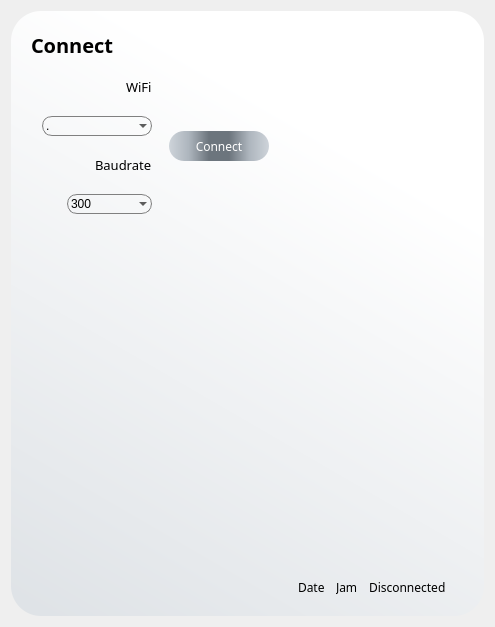
             <widget class="QWidget" name="connect_page">
              <layout class="QHBoxLayout" name="horizontalLayout_49">
               <item>
                <widget class="QFrame" name="frame_83">
                 <property name="styleSheet">
                  <string notr="true">#frame_83{
background-color: qlineargradient(spread:pad, x1:0, y1:1, x2:0.413, y2:0.0908638, stop:0 #dee2e6, stop:1 #ffffff);
border-radius:30px;
}

#frame_84,#frame_85{
background-color:rgba(0,0,0,0);
}</string>
                 </property>
                 <property name="frameShape">
                  <enum>QFrame::StyledPanel</enum>
                 </property>
                 <property name="frameShadow">
                  <enum>QFrame::Raised</enum>
                 </property>
                 <layout class="QHBoxLayout" name="horizontalLayout_50">
                  <item>
                   <widget class="QFrame" name="frame_84">
                    <property name="frameShape">
                     <enum>QFrame::StyledPanel</enum>
                    </property>
                    <property name="frameShadow">
                     <enum>QFrame::Raised</enum>
                    </property>
                    <layout class="QVBoxLayout" name="verticalLayout_45">
                     <property name="bottomMargin">
                      <number>380</number>
                     </property>
                     <item alignment="Qt::AlignTop">
                      <widget class="QFrame" name="frame_86">
                       <property name="styleSheet">
                        <string notr="true">background-color:rgba(0,0,0,0);
</string>
                       </property>
                       <property name="frameShape">
                        <enum>QFrame::StyledPanel</enum>
                       </property>
                       <property name="frameShadow">
                        <enum>QFrame::Raised</enum>
                       </property>
                       <layout class="QHBoxLayout" name="horizontalLayout_51">
                        <property name="spacing">
                         <number>0</number>
                        </property>
                        <property name="leftMargin">
                         <number>0</number>
                        </property>
                        <property name="topMargin">
                         <number>0</number>
                        </property>
                        <property name="rightMargin">
                         <number>0</number>
                        </property>
                        <property name="bottomMargin">
                         <number>0</number>
                        </property>
                        <item>
                         <widget class="QLabel" name="label_34">
                          <property name="font">
                           <font>
                            <family>BankGothic Md BT</family>
                            <pointsize>15</pointsize>
                            <weight>75</weight>
                            <bold>true</bold>
                           </font>
                          </property>
                          <property name="text">
                           <string>Connect</string>
                          </property>
                         </widget>
                        </item>
                       </layout>
                      </widget>
                     </item>
                     <item>
                      <widget class="QFrame" name="frame_87">
                       <property name="sizePolicy">
                        <sizepolicy hsizetype="Preferred" vsizetype="Expanding">
                         <horstretch>0</horstretch>
                         <verstretch>0</verstretch>
                        </sizepolicy>
                       </property>
                       <property name="styleSheet">
                        <string notr="true">background-color:rgba(0,0,0,0);</string>
                       </property>
                       <property name="frameShape">
                        <enum>QFrame::StyledPanel</enum>
                       </property>
                       <property name="frameShadow">
                        <enum>QFrame::Raised</enum>
                       </property>
                       <layout class="QHBoxLayout" name="horizontalLayout_52">
                        <property name="spacing">
                         <number>5</number>
                        </property>
                        <property name="leftMargin">
                         <number>0</number>
                        </property>
                        <property name="topMargin">
                         <number>0</number>
                        </property>
                        <property name="rightMargin">
                         <number>0</number>
                        </property>
                        <property name="bottomMargin">
                         <number>0</number>
                        </property>
                        <item>
                         <widget class="QFrame" name="frame_90">
                          <property name="frameShape">
                           <enum>QFrame::StyledPanel</enum>
                          </property>
                          <property name="frameShadow">
                           <enum>QFrame::Raised</enum>
                          </property>
                          <layout class="QVBoxLayout" name="verticalLayout_47">
                           <property name="spacing">
                            <number>0</number>
                           </property>
                           <property name="leftMargin">
                            <number>0</number>
                           </property>
                           <property name="topMargin">
                            <number>0</number>
                           </property>
                           <property name="rightMargin">
                            <number>0</number>
                           </property>
                           <property name="bottomMargin">
                            <number>0</number>
                           </property>
                           <item alignment="Qt::AlignRight|Qt::AlignBottom">
                            <widget class="QFrame" name="frame_92">
                             <property name="frameShape">
                              <enum>QFrame::StyledPanel</enum>
                             </property>
                             <property name="frameShadow">
                              <enum>QFrame::Raised</enum>
                             </property>
                             <layout class="QVBoxLayout" name="verticalLayout_51">
                              <item alignment="Qt::AlignRight|Qt::AlignBottom">
                               <widget class="QLabel" name="label_35">
                                <property name="font">
                                 <font>
                                  <family>BankGothic Md BT</family>
                                  <pointsize>10</pointsize>
                                 </font>
                                </property>
                                <property name="text">
                                 <string>WiFi</string>
                                </property>
                               </widget>
                              </item>
                             </layout>
                            </widget>
                           </item>
                           <item alignment="Qt::AlignRight|Qt::AlignTop">
                            <widget class="QFrame" name="frame_93">
                             <property name="frameShape">
                              <enum>QFrame::StyledPanel</enum>
                             </property>
                             <property name="frameShadow">
                              <enum>QFrame::Raised</enum>
                             </property>
                             <layout class="QVBoxLayout" name="verticalLayout_53">
                              <item alignment="Qt::AlignRight|Qt::AlignTop">
                               <widget class="QComboBox" name="wifi">
                                <property name="styleSheet">
                                 <string notr="true">#wifi:editable {
    background: white;
}

#wifi {
    border: 1px solid gray;
    border-radius: 10px;
    padding: 1px 20px 1px 3px;
    min-width: 6em;
}
</string>
                                </property>
                                <item>
                                 <property name="text">
                                  <string>.</string>
                                 </property>
                                </item>
                                <item>
                                 <property name="text">
                                  <string>eepiswlan</string>
                                 </property>
                                </item>
                                <item>
                                 <property name="text">
                                  <string>eepisGuest</string>
                                 </property>
                                </item>
                                <item>
                                 <property name="text">
                                  <string>eepisMobile</string>
                                 </property>
                                </item>
                               </widget>
                              </item>
                             </layout>
                            </widget>
                           </item>
                           <item alignment="Qt::AlignRight|Qt::AlignBottom">
                            <widget class="QFrame" name="frame_94">
                             <property name="frameShape">
                              <enum>QFrame::StyledPanel</enum>
                             </property>
                             <property name="frameShadow">
                              <enum>QFrame::Raised</enum>
                             </property>
                             <layout class="QVBoxLayout" name="verticalLayout_50">
                              <item>
                               <widget class="QLabel" name="label_36">
                                <property name="font">
                                 <font>
                                  <family>BankGothic Md BT</family>
                                  <pointsize>10</pointsize>
                                 </font>
                                </property>
                                <property name="text">
                                 <string>Baudrate</string>
                                </property>
                               </widget>
                              </item>
                             </layout>
                            </widget>
                           </item>
                           <item alignment="Qt::AlignRight|Qt::AlignTop">
                            <widget class="QFrame" name="frame_95">
                             <property name="frameShape">
                              <enum>QFrame::StyledPanel</enum>
                             </property>
                             <property name="frameShadow">
                              <enum>QFrame::Raised</enum>
                             </property>
                             <layout class="QVBoxLayout" name="verticalLayout_49">
                              <item>
                               <widget class="QComboBox" name="baudrate">
                                <property name="styleSheet">
                                 <string notr="true">#baudrate:editable {
    background: white;
}

#baudrate {
    border: 1px solid gray;
    border-radius: 10px;
    padding: 1px 20px 1px 3px;
    min-width: 6em;
}</string>
                                </property>
                                <item>
                                 <property name="text">
                                  <string>300</string>
                                 </property>
                                </item>
                                <item>
                                 <property name="text">
                                  <string>600</string>
                                 </property>
                                </item>
                                <item>
                                 <property name="text">
                                  <string>1200</string>
                                 </property>
                                </item>
                                <item>
                                 <property name="text">
                                  <string>2400</string>
                                 </property>
                                </item>
                                <item>
                                 <property name="text">
                                  <string>4800</string>
                                 </property>
                                </item>
                                <item>
                                 <property name="text">
                                  <string>9600</string>
                                 </property>
                                </item>
                                <item>
                                 <property name="text">
                                  <string>14400</string>
                                 </property>
                                </item>
                                <item>
                                 <property name="text">
                                  <string>28800</string>
                                 </property>
                                </item>
                                <item>
                                 <property name="text">
                                  <string>38400</string>
                                 </property>
                                </item>
                                <item>
                                 <property name="text">
                                  <string>57600</string>
                                 </property>
                                </item>
                                <item>
                                 <property name="text">
                                  <string>115200</string>
                                 </property>
                                </item>
                               </widget>
                              </item>
                             </layout>
                            </widget>
                           </item>
                          </layout>
                         </widget>
                        </item>
                        <item>
                         <widget class="QFrame" name="frame_91">
                          <property name="frameShape">
                           <enum>QFrame::StyledPanel</enum>
                          </property>
                          <property name="frameShadow">
                           <enum>QFrame::Raised</enum>
                          </property>
                          <layout class="QVBoxLayout" name="verticalLayout_48">
                           <property name="spacing">
                            <number>0</number>
                           </property>
                           <property name="leftMargin">
                            <number>0</number>
                           </property>
                           <property name="topMargin">
                            <number>0</number>
                           </property>
                           <property name="rightMargin">
                            <number>0</number>
                           </property>
                           <property name="bottomMargin">
                            <number>0</number>
                           </property>
                           <item alignment="Qt::AlignLeft|Qt::AlignVCenter">
                            <widget class="QPushButton" name="connectku">
                             <property name="sizePolicy">
                              <sizepolicy hsizetype="Maximum" vsizetype="Maximum">
                               <horstretch>0</horstretch>
                               <verstretch>0</verstretch>
                              </sizepolicy>
                             </property>
                             <property name="minimumSize">
                              <size>
                               <width>100</width>
                               <height>30</height>
                              </size>
                             </property>
                             <property name="font">
                              <font>
                               <family>BankGothic Md BT</family>
                              </font>
                             </property>
                             <property name="styleSheet">
                              <string notr="true">QPushButton#connectku{
	background-color: qlineargradient(spread:pad, x1:0, y1:0, x2:1, y2:0, stop:0 #ced4da, stop:0.2 #adb5bd, stop:0.4 #6c757d, stop:0.6 #6c757d, stop:0.8 #adb5bd, stop:1 #ced4da);
	color:rgba(255,255,255,255);
	border-radius:15px;
}

QPushButton#connectku:hover{
	background-color: qlineargradient(spread:pad, x1:0, y1:0, x2:1, y2:0, stop:0 #ced4da, stop:0.1 #adb5bd, stop:0.2 #6c757d, stop:0.8 #6c757d, stop:0.9 #adb5bd, stop:1 #ced4da);
}

QPushButton#connectku:pressed{
	background-color: qlineargradient(spread:pad, x1:0, y1:0, x2:1, y2:0, stop:0 #ced4da, stop:0.1 #adb5bd, stop:0.2 #6c757d, stop:0.8 #6c757d, stop:0.9 #adb5bd, stop:1 #ced4da);
	padding-left:5px;
	padding-top:5px;
}</string>
                             </property>
                             <property name="text">
                              <string>Connect</string>
                             </property>
                            </widget>
                           </item>
                          </layout>
                         </widget>
                        </item>
                       </layout>
                      </widget>
                     </item>
                    </layout>
                   </widget>
                  </item>
                  <item>
                   <widget class="QFrame" name="frame_85">
                    <property name="frameShape">
                     <enum>QFrame::StyledPanel</enum>
                    </property>
                    <property name="frameShadow">
                     <enum>QFrame::Raised</enum>
                    </property>
                    <layout class="QVBoxLayout" name="verticalLayout_46">
                     <item>
                      <widget class="QFrame" name="frame_88">
                       <property name="sizePolicy">
                        <sizepolicy hsizetype="Preferred" vsizetype="Expanding">
                         <horstretch>0</horstretch>
                         <verstretch>0</verstretch>
                        </sizepolicy>
                       </property>
                       <property name="styleSheet">
                        <string notr="true">border-image: url(:/image/Image/linetracer__-removebg-preview.png);
background-color:rgba(0,0,0,0);</string>
                       </property>
                       <property name="frameShape">
                        <enum>QFrame::StyledPanel</enum>
                       </property>
                       <property name="frameShadow">
                        <enum>QFrame::Raised</enum>
                       </property>
                      </widget>
                     </item>
                     <item>
                      <widget class="QFrame" name="frame_89">
                       <property name="styleSheet">
                        <string notr="true">background-color:rgba(0,0,0,0);</string>
                       </property>
                       <property name="frameShape">
                        <enum>QFrame::StyledPanel</enum>
                       </property>
                       <property name="frameShadow">
                        <enum>QFrame::Raised</enum>
                       </property>
                       <layout class="QHBoxLayout" name="horizontalLayout_53">
                        <property name="spacing">
                         <number>11</number>
                        </property>
                        <property name="leftMargin">
                         <number>0</number>
                        </property>
                        <property name="topMargin">
                         <number>0</number>
                        </property>
                        <property name="rightMargin">
                         <number>0</number>
                        </property>
                        <property name="bottomMargin">
                         <number>0</number>
                        </property>
                        <item>
                         <widget class="QLabel" name="date">
                          <property name="font">
                           <font>
                            <family>BankGothic Md BT</family>
                           </font>
                          </property>
                          <property name="text">
                           <string>Date</string>
                          </property>
                         </widget>
                        </item>
                        <item>
                         <widget class="QLabel" name="jam">
                          <property name="font">
                           <font>
                            <family>BankGothic Md BT</family>
                           </font>
                          </property>
                          <property name="text">
                           <string>Jam</string>
                          </property>
                         </widget>
                        </item>
                        <item>
                         <widget class="QLabel" name="conected">
                          <property name="font">
                           <font>
                            <family>BankGothic Md BT</family>
                           </font>
                          </property>
                          <property name="text">
                           <string>Disconnected</string>
                          </property>
                         </widget>
                        </item>
                        <item>
                         <widget class="QLabel" name="label_40">
                          <property name="sizePolicy">
                           <sizepolicy hsizetype="Preferred" vsizetype="Preferred">
                            <horstretch>0</horstretch>
                            <verstretch>0</verstretch>
                           </sizepolicy>
                          </property>
                          <property name="minimumSize">
                           <size>
                            <width>0</width>
                            <height>0</height>
                           </size>
                          </property>
                          <property name="text">
                           <string/>
                          </property>
                          <property name="pixmap">
                           <pixmap resource="res.qrc">:/icon/Icon/pepicons-pop_wifi.png</pixmap>
                          </property>
                         </widget>
                        </item>
                       </layout>
                      </widget>
                     </item>
                    </layout>
                   </widget>
                  </item>
                 </layout>
                </widget>
               </item>
              </layout>
             </widget>
